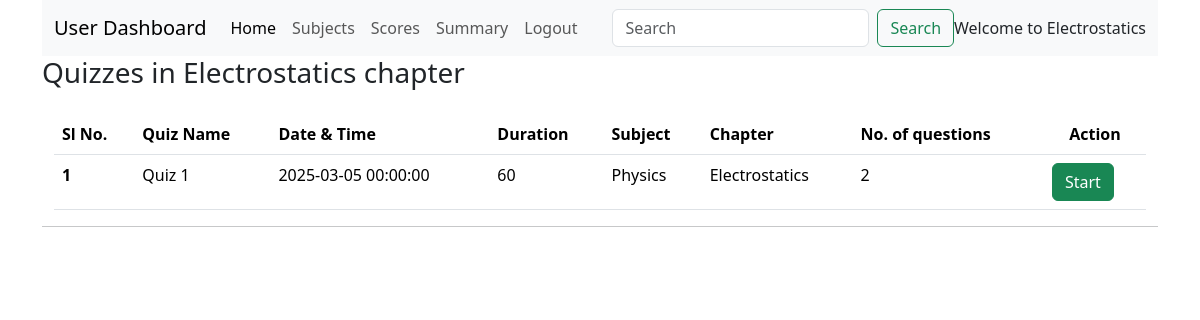
The page /explore_subject/1/1/Electrostatics on the database its author committed.
### backend/models.py (models this page shows)
class Chapter(db.Model):
  __tablename__="chapter"
  ch_id=db.Column(db.Integer, primary_key=True, nullable=False)
  subject_id=db.Column(db.Integer, db.ForeignKey("subject.sub_id"), nullable=False)
  name=db.Column(db.String, nullable=False)
  description=db.Column(db.String)
  quizes=db.relationship("Quiz", cascade="all,delete", backref="chapter", lazy=True)

class Quiz(db.Model):
  __tablename__="quiz"
  q_id=db.Column(db.Integer, primary_key=True, nullable=False)
  name=db.Column(db.String, nullable=False)
  chapter_id=db.Column(db.Integer, db.ForeignKey("chapter.ch_id"), nullable=False)
  date_of_quiz=db.Column(db.DateTime, nullable=False, default=datetime.now())
  time_duration=db.Column(db.Integer, nullable=True, default=60)
  remarks=db.Column(db.String)
  questions=db.relationship("Question", cascade="all,delete", backref="quiz", lazy=True)
  scores=db.relationship("Scores", cascade="all,delete", backref="quiz", lazy=True)

class Subject(db.Model):
  __tablename__="subject"
  sub_id=db.Column(db.Integer, primary_key=True, nullable=False)
  name=db.Column(db.String, nullable=False)
  description=db.Column(db.String)
  chapters=db.relationship("Chapter", cascade="all,delete", backref="subject", lazy=True)

### backend/controllers.py (the view)
@app.route('/explore_subject/<int:subject_id>/<int:chapter_id>/<string:name>')
def quiz_for_quizzes( subject_id, chapter_id, name):
  quizzes= db.session.query(Quiz).filter(Quiz.chapter_id == chapter_id).all()
  chapter = db.session.query(Chapter).filter(Chapter.ch_id == chapter_id).first()
  return render_template('user_quizzes.html', chapter=chapter, quizzes=quizzes, name=name)

### templates/user_quizzes.html (shortened to what this page needs)
<!DOCTYPE html>
<html lang="en">
<head>
  <link href="https://cdn.jsdelivr.net/npm/bootstrap@5.3.3/dist/css/bootstrap.min.css" rel="stylesheet">
  <link href="https://cdn.jsdelivr.net/npm/bootstrap-icons/font/bootstrap-icons.css" rel="stylesheet">
  <link href="/static/style/user_dashboard.css" rel="stylesheet">
</head>
<body>
  <div class="container new-container">
    <nav class="navbar navbar-expand-lg bg-body-tertiary">
      <div class="container-fluid">
        <a class="navbar-brand" href="#">User Dashboard</a>
        <div class="collapse navbar-collapse" id="navbarSupportedContent">
          <ul class="navbar-nav me-auto mb-2 mb-lg-0">
            <li class="nav-item">
              <a class="nav-link active" aria-current="page" href="/user_dashboard/{{name}}">Home</a>
            </li>
            <li class="nav-item">
              <a class="nav-link" href="/explore_subject/{{name}}">Subjects</a>
            </li>
            <li class="nav-item">
              <a class="nav-link" href="/score/{{name}}">Scores</a>
            </li>
            <li class="nav-item">
              <a class="nav-link" href="#">Summary</a>
            </li>
            <li class="nav-item">
              <a class="nav-link" onclick="window.location.href='/'">Logout</a>
            </li>
          </ul>
          <form class="d-flex" role="search" method="POST" action="">
            <input class="form-control me-2" type="search" placeholder="Search" aria-label="Search">
            <button class="btn btn-outline-success" type="submit">Search</button>
          </form>
          <span class="nav=text">
            Welcome to {{name}}
          </span>
        </div>
      </div>
    </nav>
    <h3>Quizzes in {{chapter.name}} chapter</h3>
    <div class="container new-container">
      <table class="table table-striped">
        <table class="table">
          <thead>
            <tr>
              <th scope="col">Sl No.</th>
              <th scope="col">Quiz Name</th>
              <th scope="col">Date & Time </th>
              <th scope="col">Duration</th>
              <th scope="col">Subject</th>
              <th scope="col">Chapter</th>
              <th scope="col">No. of questions</th>
              <th scope="col" class="text-center">Action</th>
            </tr>
          </thead>
          <tbody>
            {% for quiz in quizzes %}
            <tr>
              <th scope="row">{{loop.index}}</th>
              <td >{{quiz.name}}</td>
              <td >{{quiz.date_of_quiz}}</td>
              <td >{{quiz.time_duration}}</td>
              <td >{{quiz.chapter.subject.name}}</td>
              <td >{{quiz.chapter.name}}</td>
              <td>{{quiz.questions | length}}</td>
              <td><a href="/attempt_quiz/{{quiz.q_id}}/{{name}}" type="button" class="btn btn-success">Start</a>
              {% endfor %}
            </tr>
          </tbody>
        </table>
      </table>
    </div>
    <hr />
  </div>
</body>
</html>

### static/style/user_dashboard.css (style rules this page uses)
li a { cursor: pointer; }

### rows shown on the page
Chapter: name "Electrostatics"
Quiz: name "Quiz 1", date_of_quiz "2025-03-05 00:00:00", time_duration "60", chapter.subject.name "Physics", chapter.name "Electrostatics", questions|length "2"
